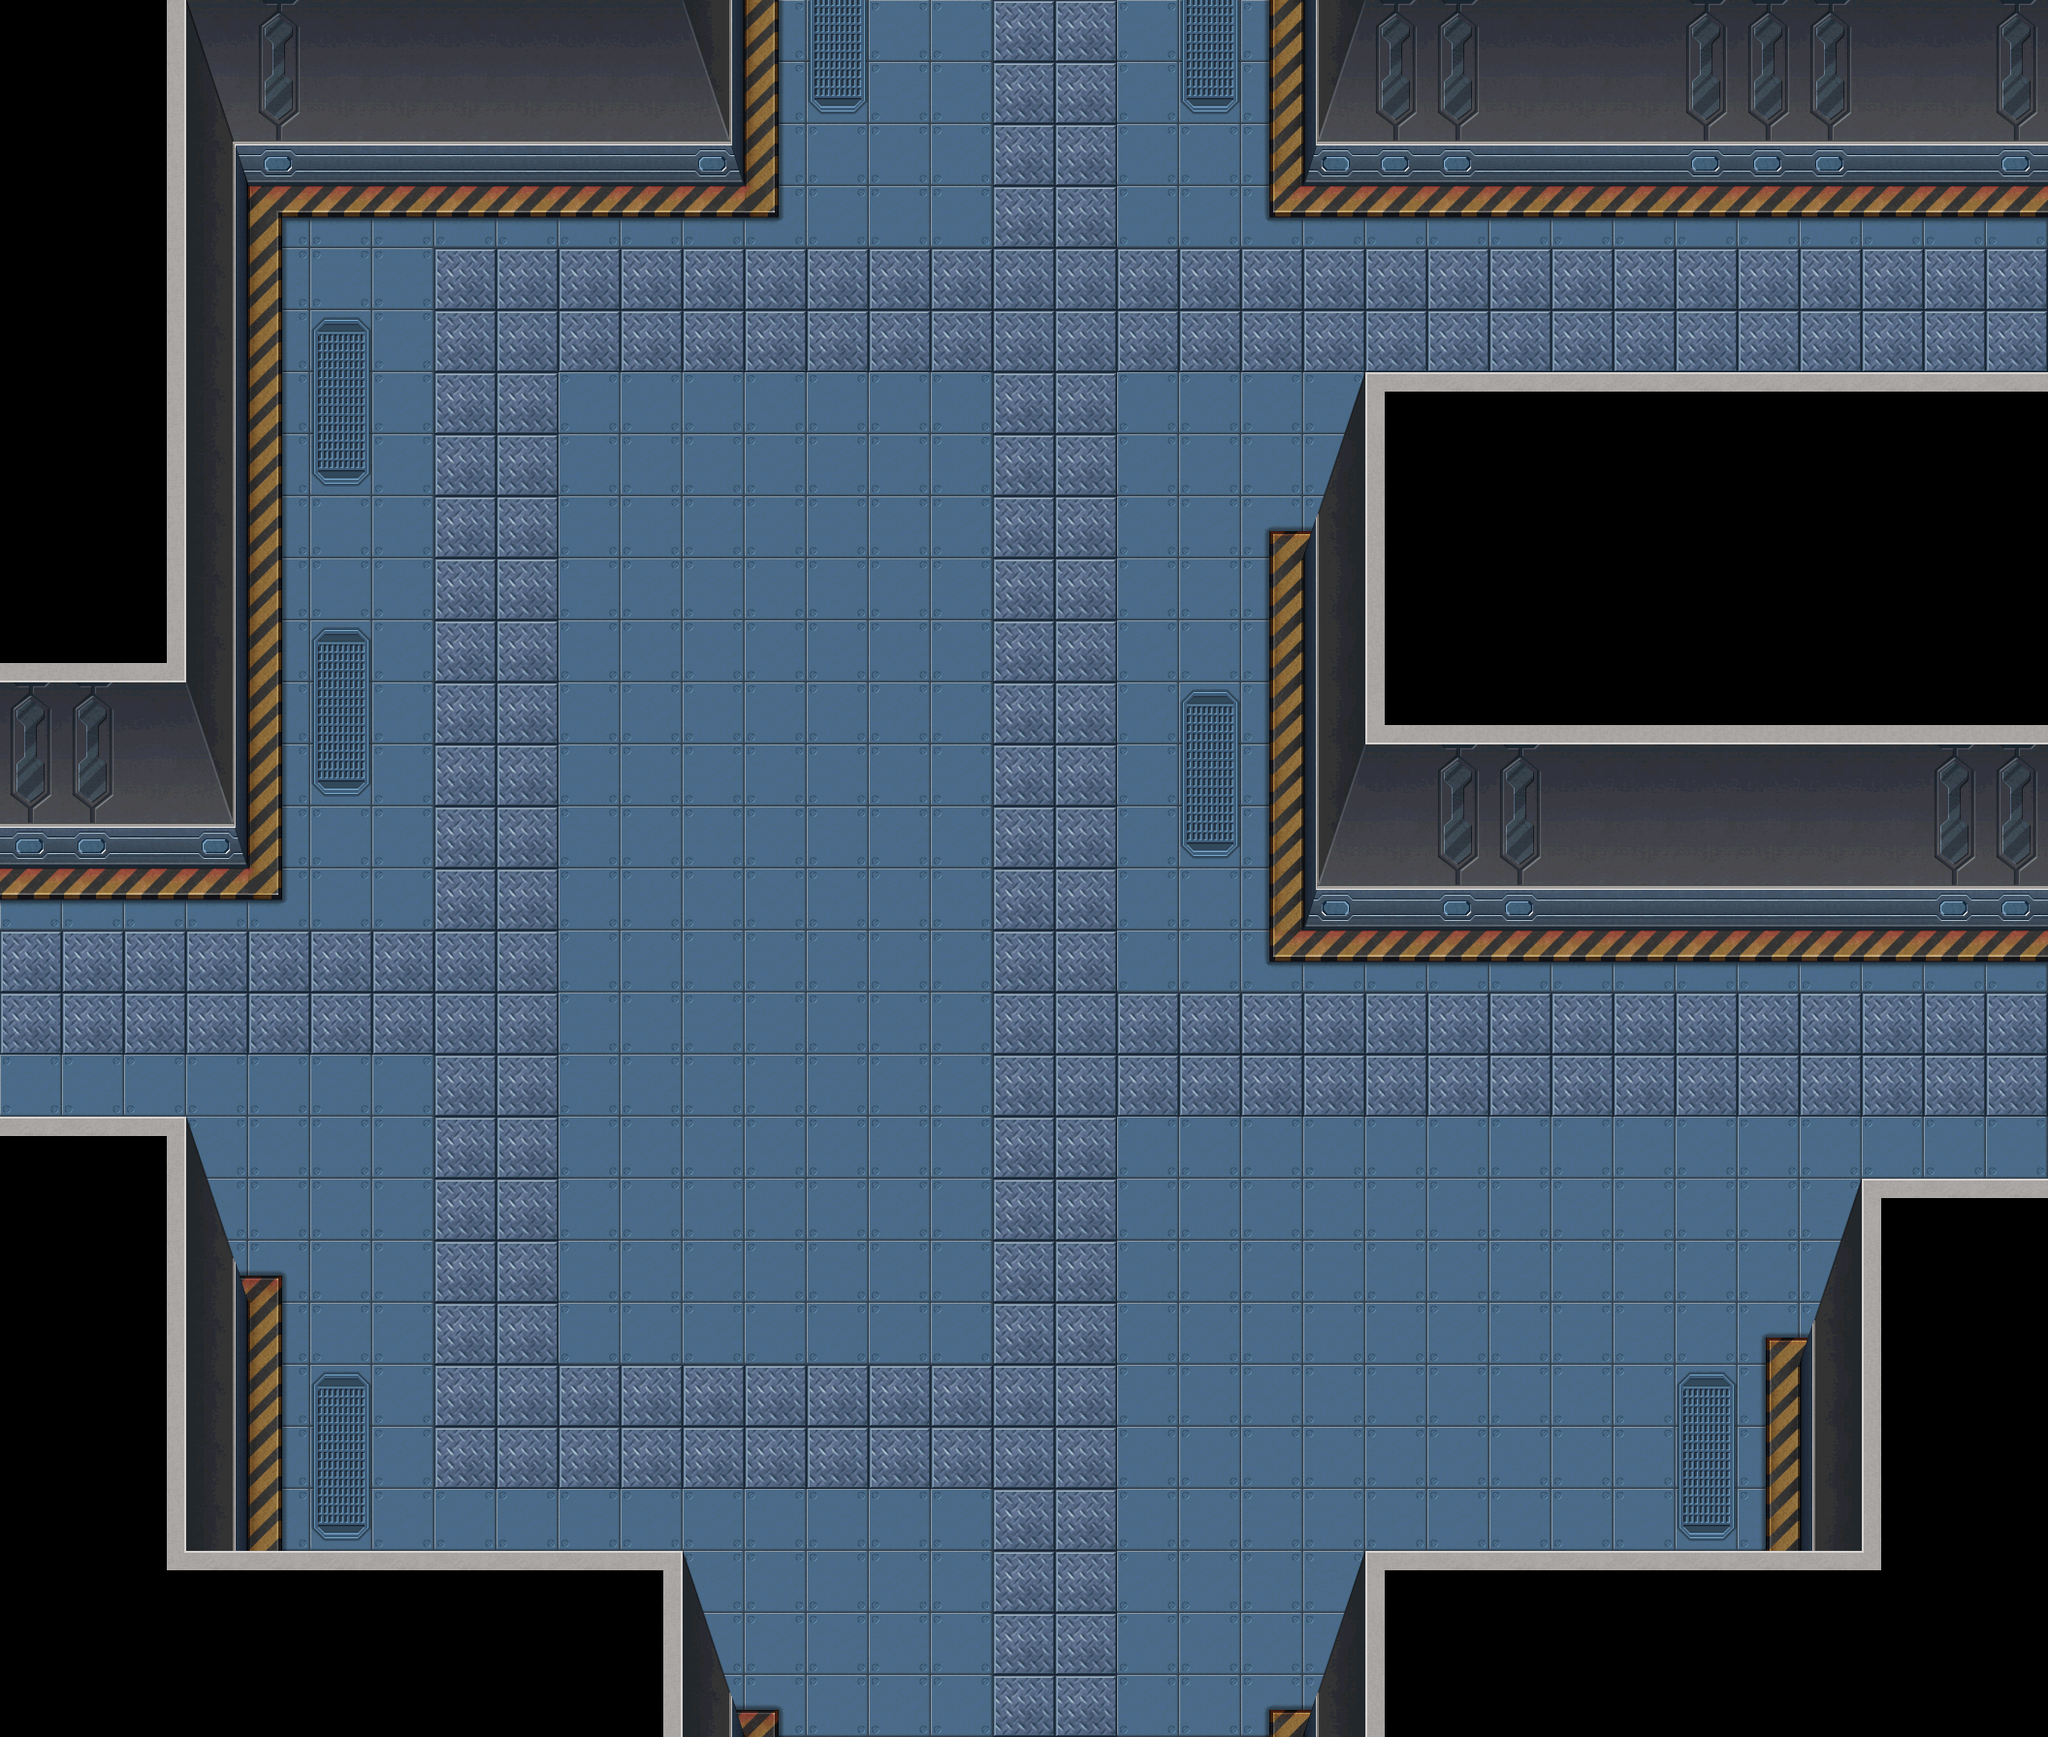

The image is a tile-based game level rendered from a .tmx file. Its description and source (layers, tilesets, objects; grid data summarised) follow:
An orthogonal 33x28 tile map with 64x64 px tiles, 1 tile layer (background), 28 tilesets and 82 objects (14x collide, 13x collide_bullet).

<map version="1.0" orientation="orthogonal" width="33" height="28" tilewidth="64" tileheight="64">
 <tileset firstgid="1" name="jianzhu3_huatai" tilewidth="129" tileheight="173">
  <image source="jianzhu3_huatai.png" width="129" height="173" />
 </tileset>
 <tileset firstgid="2" name="jianzhu3_chuang02" tilewidth="52" tileheight="386">
  <image source="jianzhu3_chuang02.png" width="52" height="386" />
 </tileset>
 <tileset firstgid="3" name="jianzhu3_chuang01" tilewidth="52" tileheight="386">
  <image source="jianzhu3_chuang01.png" width="52" height="386" />
 </tileset>
 <tileset firstgid="4" name="jianzhu3_dianti" tilewidth="172" tileheight="196">
  <image source="jianzhu3_dianti.png" width="172" height="196" />
 </tileset>
 <tileset firstgid="5" name="jianzhu3_langan01" tilewidth="223" tileheight="105">
  <image source="jianzhu3_langan01.png" width="223" height="105" />
 </tileset>
 <tileset firstgid="6" name="jianzhu3_keng01" tilewidth="293" tileheight="131">
  <image source="jianzhu3_keng01.png" width="293" height="131" />
 </tileset>
 <tileset firstgid="7" name="jianzhu3_keng03" tilewidth="102" tileheight="39">
  <image source="jianzhu3_keng03.png" width="102" height="39" />
 </tileset>
 <tileset firstgid="8" name="jianzhu3_keng04" tilewidth="52" tileheight="20">
  <image source="jianzhu3_keng04.png" width="52" height="20" />
 </tileset>
 <tileset firstgid="9" name="jianzhu3_yizi01" tilewidth="85" tileheight="229">
  <image source="jianzhu3_yizi01.png" width="85" height="229" />
 </tileset>
 <tileset firstgid="10" name="jianzhu3_yizi02" tilewidth="85" tileheight="229">
  <image source="jianzhu3_yizi02.png" width="85" height="229" />
 </tileset>
 <tileset firstgid="11" name="jianzhu_xuezi01" tilewidth="242" tileheight="196">
  <image source="jianzhu_xuezi01.png" width="242" height="196" />
 </tileset>
 <tileset firstgid="12" name="jianzhu_xuezi02" tilewidth="219" tileheight="141">
  <image source="jianzhu_xuezi02.png" width="219" height="141" />
 </tileset>
 <tileset firstgid="13" name="jianzhu_xuezi03" tilewidth="192" tileheight="132">
  <image source="jianzhu_xuezi03.png" width="192" height="132" />
 </tileset>
 <tileset firstgid="14" name="jianzhu_xuezi04" tilewidth="421" tileheight="156">
  <image source="jianzhu_xuezi04.png" width="421" height="156" />
 </tileset>
 <tileset firstgid="15" name="jianzhu_xuezi05" tilewidth="180" tileheight="297">
  <image source="jianzhu_xuezi05.png" width="180" height="297" />
 </tileset>
 <tileset firstgid="16" name="jianzhu_xiangzi05" tilewidth="150" tileheight="170">
  <image source="jianzhu_xiangzi05.png" width="150" height="170" />
 </tileset>
 <tileset firstgid="17" name="jianzhu_xiangzi06" tilewidth="90" tileheight="113">
  <image source="jianzhu_xiangzi06.png" width="90" height="113" />
 </tileset>
 <tileset firstgid="18" name="jianzhu_xiangzi02" tilewidth="122" tileheight="126">
  <image source="jianzhu_xiangzi02.png" width="122" height="126" />
 </tileset>
 <tileset firstgid="19" name="jianzhu_xiangzi03" tilewidth="122" tileheight="76">
  <image source="jianzhu_xiangzi03.png" width="122" height="76" />
 </tileset>
 <tileset firstgid="20" name="jianzhu2_xiangzi0" tilewidth="192" tileheight="168">
  <image source="jianzhu2_xiangzi0.png" width="192" height="168" />
 </tileset>
 <tileset firstgid="21" name="jianzhu_xiangzi04" tilewidth="183" tileheight="126">
  <image source="jianzhu_xiangzi04.png" width="183" height="126" />
 </tileset>
 <tileset firstgid="22" name="jianzhu_xiangzi01" tilewidth="71" tileheight="80">
  <image source="jianzhu_xiangzi01.png" width="71" height="80" />
 </tileset>
 <tileset firstgid="23" name="jianzhu_xiangzi07" tilewidth="92" tileheight="112">
  <image source="jianzhu_xiangzi07.png" width="92" height="112" />
 </tileset>
 <tileset firstgid="24" name="jianzhu_qiang01" tilewidth="92" tileheight="54">
  <image source="jianzhu_qiang01.png" width="92" height="54" />
 </tileset>
 <tileset firstgid="25" name="bg05" tilewidth="64" tileheight="64">
  <image source="bg05.png" width="512" height="512" />
 </tileset>
 <tileset firstgid="89" name="jianzhu5_chuangzi" tilewidth="374" tileheight="143">
  <image source="jianzhu5_chuangzi.png" width="374" height="143" />
 </tileset>
 <tileset firstgid="90" name="jianzhu3_keng02" tilewidth="152" tileheight="79">
  <image source="jianzhu3_keng02.png" width="152" height="79" />
 </tileset>
 <tileset firstgid="91" name="pic_jingjie03" tilewidth="534" tileheight="86">
  <image source="pic_jingjie03.png" width="534" height="86" />
 </tileset>
 <layer name="background" width="33" height="28">
  <data>[924 cells, 924 non-empty, 47 distinct tile ids]</data>
 </layer>
 <objectgroup name="window" width="33" height="28">
  <properties>
   <property name="filename" value="jianzhu5_chuangzi.png" />
   <property name="groundlayer" value="1" />
  </properties>
  <object gid="89" x="264" y="143">
   <properties>
    <property name="groundZ" value="1" />
   </properties>
  </object>
  <object gid="89" x="1608" y="144">
   <properties>
    <property name="groundZ" value="1" />
   </properties>
  </object>
 </objectgroup>
 <objectgroup name="zhuozi" width="33" height="28">
  <properties>
   <property name="filename" value="pic_jingjie03.png" />
   <property name="groundlayer" value="1" />
  </properties>
  <object gid="91" x="789" y="74">
   <properties>
    <property name="groundZ" value="1" />
   </properties>
  </object>
 </objectgroup>
 <objectgroup name="flower" width="33" height="28">
  <properties>
   <property name="filename" value="jianzhu3_huatai.png" />
   <property name="groundlayer" value="1" />
  </properties>
  <object gid="1" x="735" y="703">
   <properties>
    <property name="groundZ" value="1" />
   </properties>
  </object>
  <object gid="1" x="735" y="847">
   <properties>
    <property name="groundZ" value="2" />
   </properties>
  </object>
  <object gid="1" x="735" y="1134">
   <properties>
    <property name="groundZ" value="4" />
   </properties>
  </object>
  <object gid="1" x="735" y="991">
   <properties>
    <property name="groundZ" value="3" />
   </properties>
  </object>
 </objectgroup>
 <objectgroup name="rightdoor" width="33" height="28">
  <properties>
   <property name="filename" value="jianzhu3_men02.png" />
   <property name="groundlayer" value="1" />
  </properties>
 </objectgroup>
 <objectgroup name="rightdooropen" width="33" height="28">
  <properties>
   <property name="filename" value="jianzhu3_men04.png" />
   <property name="groundlayer" value="1" />
  </properties>
 </objectgroup>
 <objectgroup name="leftdoor" width="33" height="28">
  <properties>
   <property name="filename" value="jianzhu3_men01.png" />
   <property name="groundlayer" value="1" />
  </properties>
 </objectgroup>
 <objectgroup name="leftdooropen" width="33" height="28">
  <properties>
   <property name="filename" value="jianzhu3_men03.png" />
   <property name="groundlayer" value="1" />
  </properties>
 </objectgroup>
 <objectgroup name="leftboli" width="33" height="28">
  <properties>
   <property name="filename" value="jianzhu3_chuang01.png" />
   <property name="groundlayer" value="1" />
  </properties>
  <object gid="3" x="190" y="1596">
   <properties>
    <property name="groundZ" value="2" />
   </properties>
  </object>
  <object gid="3" x="191" y="776">
   <properties>
    <property name="groundZ" value="2" />
   </properties>
  </object>
  <object gid="3" x="191" y="447">
   <properties>
    <property name="groundZ" value="2" />
   </properties>
  </object>
 </objectgroup>
 <objectgroup name="door" width="33" height="28">
  <properties>
   <property name="filename" value="jianzhu3_dianti.png" />
   <property name="groundlayer" value="1" />
  </properties>
  <object gid="4" x="1708" y="985">
   <properties>
    <property name="groundZ" value="1" />
   </properties>
  </object>
 </objectgroup>
 <objectgroup name="keng1" width="33" height="28">
  <properties>
   <property name="filename" value="jianzhu3_keng01.png" />
   <property name="groundlayer" value="1" />
  </properties>
  <object gid="6" x="1294" y="1463" />
  <object gid="6" x="591" y="503" />
 </objectgroup>
 <objectgroup name="keng2" width="33" height="28">
  <properties>
   <property name="filename" value="jianzhu3_keng02.png" />
   <property name="groundlayer" value="1" />
  </properties>
  <object gid="90" x="600" y="1371" />
  <object gid="90" x="1177" y="537" />
 </objectgroup>
 <objectgroup name="keng3" width="33" height="28">
  <properties>
   <property name="filename" value="jianzhu3_keng03.png" />
   <property name="groundlayer" value="1" />
  </properties>
  <object gid="7" x="323" y="1065" />
  <object gid="7" x="1284" y="1204" />
 </objectgroup>
 <objectgroup name="keng4" width="33" height="28">
  <properties>
   <property name="filename" value="jianzhu3_keng04.png" />
   <property name="groundlayer" value="1" />
  </properties>
  <object gid="8" x="1209" y="174" />
 </objectgroup>
 <objectgroup name="chairleft" width="33" height="28">
  <properties>
   <property name="filename" value="jianzhu3_yizi01.png" />
   <property name="groundlayer" value="1" />
  </properties>
  <object gid="9" x="854" y="1137">
   <properties>
    <property name="groundZ" value="7" />
   </properties>
  </object>
  <object gid="9" x="854" y="950">
   <properties>
    <property name="groundZ" value="6" />
   </properties>
  </object>
  <object gid="9" x="853" y="761">
   <properties>
    <property name="groundZ" value="5" />
   </properties>
  </object>
 </objectgroup>
 <objectgroup name="chairright" width="33" height="28">
  <properties>
   <property name="filename" value="jianzhu3_yizi02.png" />
   <property name="groundlayer" value="1" />
  </properties>
  <object gid="10" x="662" y="759">
   <properties>
    <property name="groundZ" value="5" />
   </properties>
  </object>
  <object gid="10" x="661" y="948">
   <properties>
    <property name="groundZ" value="6" />
   </properties>
  </object>
  <object gid="10" x="661" y="1138">
   <properties>
    <property name="groundZ" value="7" />
   </properties>
  </object>
 </objectgroup>
 <objectgroup name="warning" width="33" height="28">
  <properties>
   <property name="filename" value="jianzhu3_langan01.png" />
   <property name="groundlayer" value="1" />
  </properties>
  <object gid="5" x="1621" y="986">
   <properties>
    <property name="groundZ" value="1" />
   </properties>
  </object>
  <object gid="5" x="1360" y="217">
   <properties>
    <property name="groundZ" value="1" />
   </properties>
  </object>
  <object gid="5" x="-21" y="928">
   <properties>
    <property name="groundZ" value="1" />
   </properties>
  </object>
  <object gid="5" x="1927" y="216">
   <properties>
    <property name="groundZ" value="1" />
   </properties>
  </object>
  <object gid="5" x="1714" y="216">
   <properties>
    <property name="groundZ" value="2" />
   </properties>
  </object>
  <object gid="5" x="547" y="232">
   <properties>
    <property name="groundZ" value="1" />
   </properties>
  </object>
 </objectgroup>
 <objectgroup name="deskleft" width="33" height="28">
  <properties>
   <property name="filename" value="jianzhu3_zhuozi02.png" />
   <property name="groundlayer" value="1" />
  </properties>
 </objectgroup>
 <objectgroup name="deskright" width="33" height="28">
  <properties>
   <property name="filename" value="jianzhu3_zhuozi03.png" />
   <property name="groundlayer" value="1" />
  </properties>
 </objectgroup>
 <objectgroup name="blood1" width="33" height="28">
  <properties>
   <property name="filename" value="jianzhu_xuezi01.png" />
   <property name="groundlayer" value="1" />
  </properties>
  <object gid="11" x="855" y="323" />
  <object gid="11" x="-47" y="1142" />
  <object gid="11" x="796" y="1402" />
 </objectgroup>
 <objectgroup name="blood2" width="33" height="28">
  <properties>
   <property name="filename" value="jianzhu_xuezi02.png" />
   <property name="groundlayer" value="1" />
  </properties>
  <object gid="12" x="937" y="907">
   <properties>
    <property name="groundZ" value="1" />
   </properties>
  </object>
  <object gid="12" x="866" y="1865">
   <properties>
    <property name="groundZ" value="1" />
   </properties>
  </object>
 </objectgroup>
 <objectgroup name="blood3" width="33" height="28">
  <properties>
   <property name="filename" value="jianzhu_xuezi03.png" />
   <property name="groundlayer" value="1" />
  </properties>
  <object gid="13" x="1153" y="1293">
   <properties>
    <property name="groundZ" value="2" />
   </properties>
  </object>
  <object gid="13" x="334" y="649">
   <properties>
    <property name="groundZ" value="1" />
   </properties>
  </object>
  <object gid="13" x="1388" y="332">
   <properties>
    <property name="groundZ" value="1" />
   </properties>
  </object>
  <object gid="13" x="1567" y="1357">
   <properties>
    <property name="groundZ" value="1" />
   </properties>
  </object>
  <object gid="13" x="454" y="1246">
   <properties>
    <property name="groundZ" value="1" />
   </properties>
  </object>
 </objectgroup>
 <objectgroup name="blood4" width="33" height="28">
  <properties>
   <property name="filename" value="jianzhu_xuezi04.png" />
   <property name="groundlayer" value="1" />
  </properties>
  <object gid="14" x="1794" y="1195" />
  <object gid="14" x="1745" y="382" />
 </objectgroup>
 <objectgroup name="blood5" width="33" height="28">
  <properties>
   <property name="filename" value="jianzhu_xuezi05.png" />
   <property name="groundlayer" value="1" />
  </properties>
  <object gid="15" x="1031" y="1878" />
 </objectgroup>
 <objectgroup name="blackboxb" width="33" height="28">
  <properties>
   <property name="filename" value="jianzhu_xiangzi05.png" />
   <property name="groundlayer" value="1" />
  </properties>
  <object gid="16" x="-221" y="1143">
   <properties>
    <property name="groundZ" value="1" />
   </properties>
  </object>
 </objectgroup>
 <objectgroup name="blackboxs" width="33" height="28">
  <properties>
   <property name="filename" value="jianzhu_xiangzi06.png" />
   <property name="groundlayer" value="1" />
  </properties>
  <object gid="17" x="-344" y="1248">
   <properties>
    <property name="groundZ" value="1" />
   </properties>
  </object>
 </objectgroup>
 <objectgroup name="greenboxb" width="33" height="28">
  <properties>
   <property name="filename" value="jianzhu_xiangzi02.png" />
   <property name="groundlayer" value="1" />
  </properties>
  <object gid="18" x="437" y="235">
   <properties>
    <property name="groundZ" value="3" />
   </properties>
  </object>
  <object gid="18" x="1851" y="1012">
   <properties>
    <property name="groundZ" value="3" />
   </properties>
  </object>
 </objectgroup>
 <objectgroup name="greenboxs" width="33" height="28">
  <properties>
   <property name="filename" value="jianzhu_xiangzi03.png" />
   <property name="groundlayer" value="1" />
  </properties>
  <object gid="19" x="-431" y="1084">
   <properties>
    <property name="groundZ" value="3" />
   </properties>
  </object>
 </objectgroup>
 <objectgroup name="greenbox2" width="33" height="28">
  <properties>
   <property name="filename" value="jianzhu2_xiangzi0.png" />
   <property name="groundlayer" value="1" />
  </properties>
  <object gid="20" x="-477" y="1113" />
 </objectgroup>
 <objectgroup name="mutouboxb" width="33" height="28">
  <properties>
   <property name="filename" value="jianzhu_xiangzi04.png" />
   <property name="groundlayer" value="1" />
  </properties>
  <object gid="21" x="260" y="244">
   <properties>
    <property name="groundZ" value="3" />
   </properties>
  </object>
  <object gid="21" x="1979" y="1017">
   <properties>
    <property name="groundZ" value="3" />
   </properties>
  </object>
 </objectgroup>
 <objectgroup name="mutouboxs" width="33" height="28">
  <properties>
   <property name="filename" value="jianzhu_xiangzi01.png" />
   <property name="groundlayer" value="1" />
  </properties>
  <object gid="22" x="-284" y="997">
   <properties>
    <property name="groundZ" value="2" />
   </properties>
  </object>
 </objectgroup>
 <objectgroup name="qiangxieM16" width="33" height="28">
  <properties>
   <property name="filename" value="jianzhu_xiangzi07.png" />
   <property name="groundlayer" value="1" />
  </properties>
  <object gid="23" x="-346" y="1064">
   <properties>
    <property name="groundZ" value="10" />
   </properties>
  </object>
 </objectgroup>
 <objectgroup name="qiangxieSVD" width="33" height="28">
  <properties>
   <property name="filename" value="jianzhu_qiang01.png" />
   <property name="groundlayer" value="1" />
  </properties>
  <object gid="24" x="-284" y="1045">
   <properties>
    <property name="groundZ" value="10" />
   </properties>
  </object>
 </objectgroup>
 <objectgroup name="rightboli" width="33" height="28">
  <properties>
   <property name="filename" value="jianzhu3_chuang02.png" />
   <property name="groundlayer" value="1" />
  </properties>
  <object gid="2" x="1357" y="842">
   <properties>
    <property name="groundZ" value="2" />
   </properties>
  </object>
 </objectgroup>
 <objectgroup name="deskbig" width="33" height="28">
  <properties>
   <property name="buildlayer" value="1" />
   <property name="filename" value="jianzhu3_zhuozi01.png" />
  </properties>
 </objectgroup>
 <objectgroup name="collide_people" width="33" height="28" visible="0">
  <object type="collide" x="-177" y="228" width="439" height="688" />
  <object type="collide" x="221" y="-47" width="550" height="281" />
  <object type="collide" x="1339" y="-38" width="847" height="235" />
  <object type="collide" x="1341" y="395" width="808" height="573" />
  <object type="collide" x="663" y="541" width="273" height="587" />
  <object type="collide" x="-18" y="1162" width="276" height="472" />
  <object type="collide" x="215" y="1609" width="552" height="200" />
  <object type="collide" x="1346" y="1610" width="654" height="211" />
  <object type="collide" x="1854" y="1225" width="336" height="485" />
  <object type="collide" x="1851" y="782" width="395" height="233" />
  <object type="collide" x="2124" y="141" width="247" height="1354" />
  <object type="collide" x="575" y="1796" width="1104" height="88" />
  <object type="collide" x="-91" y="808" width="83" height="566" />
  <object type="collide" x="645" y="-244" width="834" height="227" />
 </objectgroup>
 <objectgroup name="collide_bullet" width="33" height="28" visible="0">
  <object type="collide_bullet" x="-95" y="-18" width="322" height="834" />
  <object type="collide_bullet" x="136" y="-318" width="617" height="442" />
  <object type="collide_bullet" x="1364" y="-136" width="782" height="275" />
  <object type="collide_bullet" x="1408" y="384" width="789" height="313" />
  <object type="collide_bullet" x="1365" y="513" width="765" height="397" />
  <object type="collide_bullet" x="1921" y="1216" width="454" height="530" />
  <object type="collide_bullet" x="1883" y="1328" width="266" height="369" />
  <object type="collide_bullet" x="1409" y="1601" width="833" height="277" />
  <object type="collide_bullet" x="1377" y="1694" width="473" height="254" />
  <object type="collide_bullet" x="262" y="1694" width="473" height="254" />
  <object type="collide_bullet" x="26" y="1600" width="678" height="262" />
  <object type="collide_bullet" x="-55" y="1149" width="246" height="585" />
  <object type="collide_bullet" x="95" y="1264" width="130" height="459" />
 </objectgroup>
</map>
